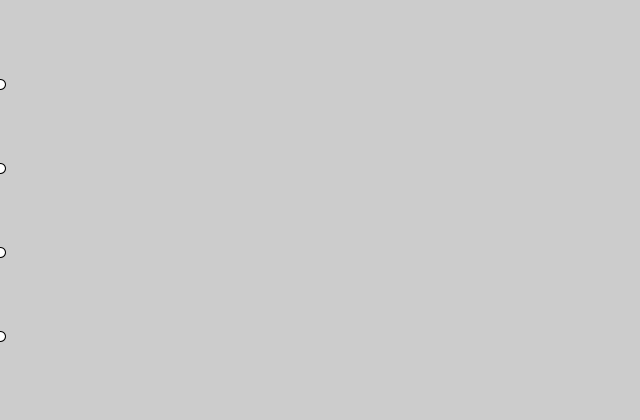
Frame 1 (no input)
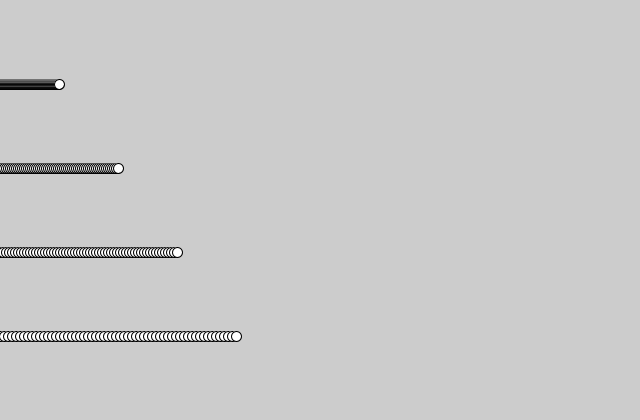
Frame 60 (the mouse pressed at the canvas centre just before this capture)
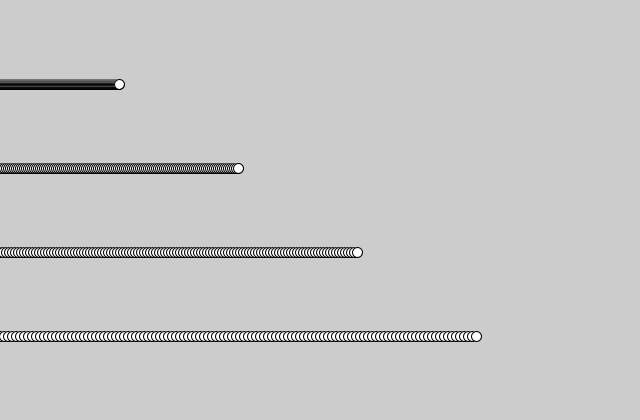
Frame 120 (the mouse held since frame 60 and released just before this capture)

The Processing sketch that drew these frames (run headless with seeded random() and noise(); from frame 60 on, the mouse is pressed at the canvas centre):

// Processing sketch: sketch_220614b
// ── sketch_220614b.pde
import processing.core.PApplet;
public class sketch_220614b extends PApplet{
  final static int width=640;
  final static int height=420;
  final static int diameter=10;
  // int x=0,x1=0,x2=0,x3=0;
  public static void main(String args[]){
    PApplet.main("sketch_220614b",args);}
    @Override
    public void settings(){
      super.settings();
      size(width,height);
    }
    
    //@Override
    //public void draw(){
    //  ellipse(x,height/5, diameter, diameter);
    //  ellipse(x1,(height*2)/5,diameter, diameter);
    //  ellipse(x2,(height*3)/5,diameter, diameter);
    //  ellipse(x3,(height*4)/5,diameter, diameter);
    //  x++;
    //  x1=x1+2;
    //  x2=x2+3;
    //  x3=x3+4;
    //}
     ArrayList<challenge> obj=new ArrayList<challenge>();
    @Override
    public void setup(){
      for(int i=1;i<=4;i++){
        obj.add(new challenge(i,(height*i)/5,diameter));
      }
    }
   public void draw(){
     for(challenge i : obj)
     {
       i.draw();
     }
   }
    
    public class challenge{
      int x1=0,x,width,height,diameter;
      public challenge(int x,int height,int diameter){
        this.x=x;
        this.height=height;
        this.diameter=diameter;
      }
       void draw(){
        ellipse(x1,height,diameter,diameter);
        x1=x1+x;
      }
    }
      
}
